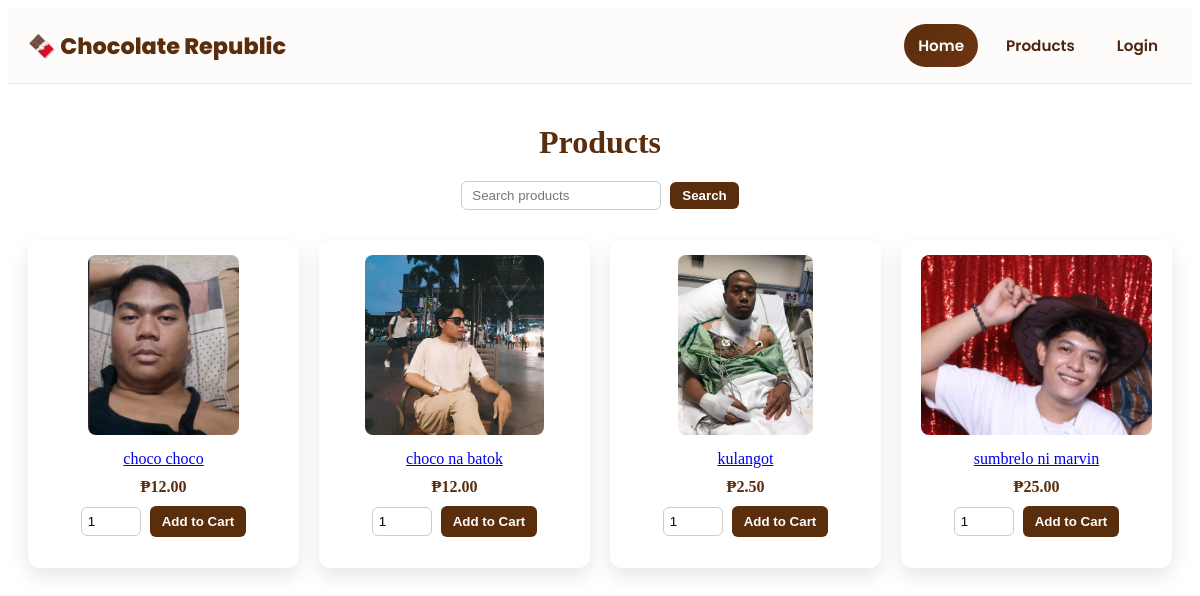
/products.php, run on the app's committed database.
### tables this page shows
CREATE TABLE `products` (
  `id` int(11) NOT NULL,
  `name` varchar(100) NOT NULL,
  `description` text DEFAULT NULL,
  `price` decimal(10,2) NOT NULL,
  `image` varchar(255) DEFAULT NULL,
  `stock` int(11) DEFAULT 0,
  `created_at` timestamp NOT NULL DEFAULT current_timestamp()
);

### products.php (the view, shortened to what this page needs)
<?php
require_once __DIR__ . '/db.php';
include __DIR__ . '/includes/header.php';
$q = trim($_GET['q'] ?? '');
$sql = "SELECT id, name, price, image FROM products";
if ($q !== '') {
    $stmt = $conn->prepare($sql . " WHERE name LIKE CONCAT('%', ?, '%') ORDER BY name ASC");
    $stmt->bind_param('s', $q);
    $stmt->execute();
    $result = $stmt->get_result();
} else {
    $result = $conn->query($sql . " ORDER BY name ASC");
}
$products = [];
if ($result) {
    while ($row = $result->fetch_assoc()) {
        $products[] = $row;
    }
}
?>
<section class="products-page">
    <h2>Products</h2>
    <form method="get" class="search-form">
        <input type="text" name="q" placeholder="Search products" value="<?= htmlspecialchars($q) ?>">
        <button type="submit">Search</button>
    </form>
    <div class="product-grid">
        <?php foreach ($products as $p):
            $imgPath = !empty($p['image']) ? 'images/' . basename($p['image']) : 'images/0.png';
        ?>
        <div class="product-card">
            <a href="product.php?id=<?= (int)$p['id'] ?>">
                <img src="<?= htmlspecialchars($imgPath) ?>" alt="<?= htmlspecialchars($p['name']) ?>">
                <p><?= htmlspecialchars($p['name']) ?></p>
            </a>
            <p class="price">₱<?= number_format((float)$p['price'], 2) ?></p>
            <form method="post" action="cart_add.php">
                <input type="number" name="quantity" min="1" value="1">
                <button type="submit">Add to Cart</button>
            </form>
        </div>
        <?php endforeach; ?>
    </div>
</section>

### products.php (style rules this page uses)
.products-page { max-width: 1200px; margin: 40px auto; padding: 0 20px; }
.products-page h2 { text-align: center; color: #5a2d0c; margin-bottom: 20px; font-size: 2rem; }
.search-form { text-align: center; margin-bottom: 30px; }
.search-form input[type="text"] { width: 200px; padding: 6px 10px; border-radius: 6px; border: 1px solid #ccc; margin-right: 5px; }
.search-form button { background: #5a2d0c; color: #fff; border: none; padding: 6px 12px; border-radius: 6px; cursor: pointer; font-weight: 600; transition: background 0.2s; }
.product-grid { display: grid; grid-template-columns: repeat(auto-fit, minmax(220px, 1fr)); gap: 20px; }
.product-card { background: #fff; padding: 15px; border-radius: 12px; box-shadow: 0 8px 20px rgba(0,0,0,0.1); text-align: center; transition: transform 0.2s, box-shadow 0.2s; }
.product-card img { max-width: 100%; height: 180px; object-fit: cover; border-radius: 8px; margin-bottom: 10px; }
.product-card p { margin: 5px 0; }
.product-card .price { color: #5a2d0c; font-weight: 700; margin: 10px 0; }
.product-card input[type="number"] { width: 60px; padding: 6px; border-radius: 6px; border: 1px solid #ccc; margin-right: 5px; }
.product-card button { background: #5a2d0c; color: #fff; border: none; padding: 8px 12px; border-radius: 6px; cursor: pointer; font-weight: 600; }

### data on the page
products: image (picture), name "choco choco", price "12.00"
products: image (picture), name "choco na batok", price "12.00"
products: image (picture), name "kulangot", price "2.50"
products: image (picture), name "sumbrelo ni marvin", price "25.00"
